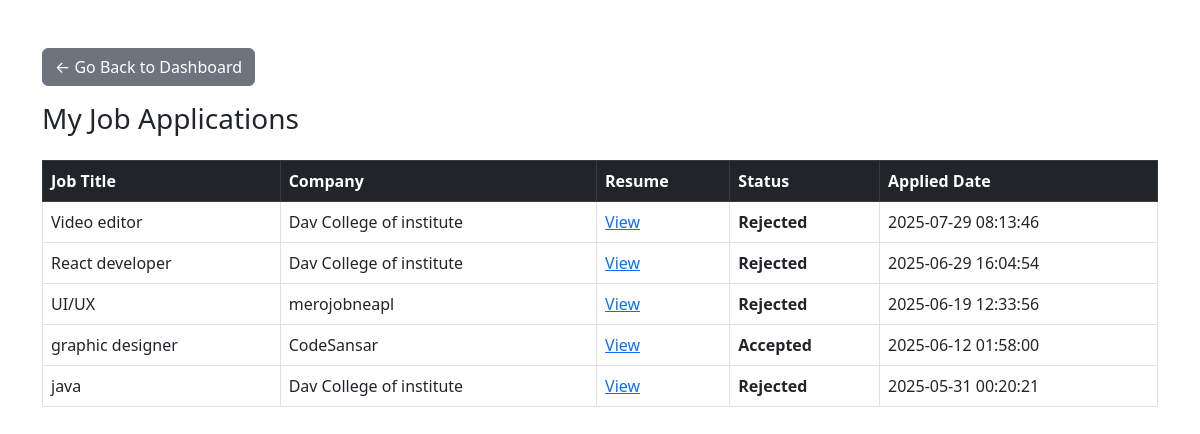
Screenshot of /users/applications.php (signed in) with the database file from the repository.
### tables this page shows
CREATE TABLE `applications` (
  `id` int(11) NOT NULL,
  `applicant_id` int(11) DEFAULT NULL,
  `job_id` int(11) DEFAULT NULL,
  `applied_at` timestamp NOT NULL DEFAULT current_timestamp(),
  `resume` varchar(255) DEFAULT NULL,
  `address` text DEFAULT NULL,
  `message` text DEFAULT NULL,
  `status` enum('pending','accepted','rejected') DEFAULT 'pending',
  `company_message` text DEFAULT NULL
);

CREATE TABLE `jobs` (
  `id` int(11) NOT NULL,
  `title` varchar(100) NOT NULL,
  `description` text DEFAULT NULL,
  `category` varchar(100) DEFAULT NULL,
  `category_id` int(11) DEFAULT NULL,
  `company_id` int(11) DEFAULT NULL,
  `created_at` datetime DEFAULT current_timestamp(),
  `location` varchar(255) DEFAULT NULL,
  `status` enum('pending','approved','rejected') DEFAULT 'pending',
  `is_approved` tinyint(4) DEFAULT 0,
  `skills_required` text DEFAULT NULL,
  `applicants_required` int(11) NOT NULL DEFAULT 1,
  `start_date` date NOT NULL,
  `end_date` date NOT NULL
);

CREATE TABLE `companies` (
  `id` int(11) NOT NULL,
  `name` varchar(100) NOT NULL,
  `description` text DEFAULT NULL,
  `company_login_id` int(11) DEFAULT NULL,
  `location` varchar(255) NOT NULL,
  `category` varchar(100) DEFAULT NULL
);

### users/applications.php (the view, shortened to what this page needs)
<?php
require_once '../core/database.php';
$user_id = $_SESSION['user_id'];
$stmt = $conn->prepare("
    SELECT
        a.*,
        j.title AS job_title,
        c.name AS company_name,
        c.location AS company_location
    FROM applications a
    JOIN jobs j ON a.job_id = j.id
    JOIN companies c ON j.company_id = c.id
    WHERE a.applicant_id = ?
    ORDER BY a.applied_at DESC
");
$stmt->bind_param("i", $user_id);
$stmt->execute();
$result = $stmt->get_result();
?>
<!DOCTYPE html>
<html>
<head>
    <link rel="stylesheet" href="https://cdn.jsdelivr.net/npm/bootstrap@5.3.0/dist/css/bootstrap.min.css">
</head>
<body>
<div class="container mt-5">
    <a href="dashboard.php" class="btn btn-secondary mb-3">&larr; Go Back to Dashboard</a>
    <h3 class="mb-4">My Job Applications</h3>
    <?php if ($result->num_rows === 0): ?>
        <div class="alert alert-info">You have not applied for any jobs yet.</div>
    <?php else: ?>
        <table class="table table-bordered">
            <thead class="table-dark">
                <tr>
                    <th>Job Title</th>
                    <th>Company</th>
                    <th>Resume</th>
                    <th>Status</th>
                    <th>Applied Date</th>
                </tr>
            </thead>
            <tbody>
                <?php while ($row = $result->fetch_assoc()): ?>
                    <?php
                        $status = strtolower($row['status']);
                        $statusClass = 'status-pending';
                        if ($status === 'approved') $statusClass = 'status-approved';
                        elseif ($status === 'rejected') $statusClass = 'status-rejected';
                    ?>
                    <tr>
                        <td><?= htmlspecialchars($row['job_title']) ?></td>
                        <td><?= htmlspecialchars($row['company_name']) ?></td>
                       <td>
    <?php if (!empty($row['resume'])): ?>
        <a href="../uploads/resumes/<?= htmlspecialchars($row['resume']) ?>" target="_blank">View</a>
    <?php else: ?>
        Not Uploaded
    <?php endif; ?>
</td>
                        <td class="<?= $statusClass ?>"><?= ucfirst($status) ?></td>
                        <td><?= htmlspecialchars($row['applied_at']) ?></td>
                    </tr>
                <?php endwhile; ?>
            </tbody>
        </table>
    <?php endif; ?>
</div>
</body>
</html>

### users/applications.php (style rules this page uses)
.status-rejected { color: red; font-weight: bold; }
.status-pending { color: orange; font-weight: bold; }

### rows the page displays
applications: job.title "Video editor", companies.name "Dav College of institute", status "Rejected", applied_at "2025-07-29 08:13:46"
applications: job.title "React developer", companies.name "Dav College of institute", status "Rejected", applied_at "2025-06-29 16:04:54"
applications: job.title "UI/UX", companies.name "merojobneapl", status "Rejected", applied_at "2025-06-19 12:33:56"
applications: job.title "graphic designer", companies.name "CodeSansar", status "Accepted", applied_at "2025-06-12 01:58:00"
applications: job.title "java", companies.name "Dav College of institute", status "Rejected", applied_at "2025-05-31 00:20:21"
